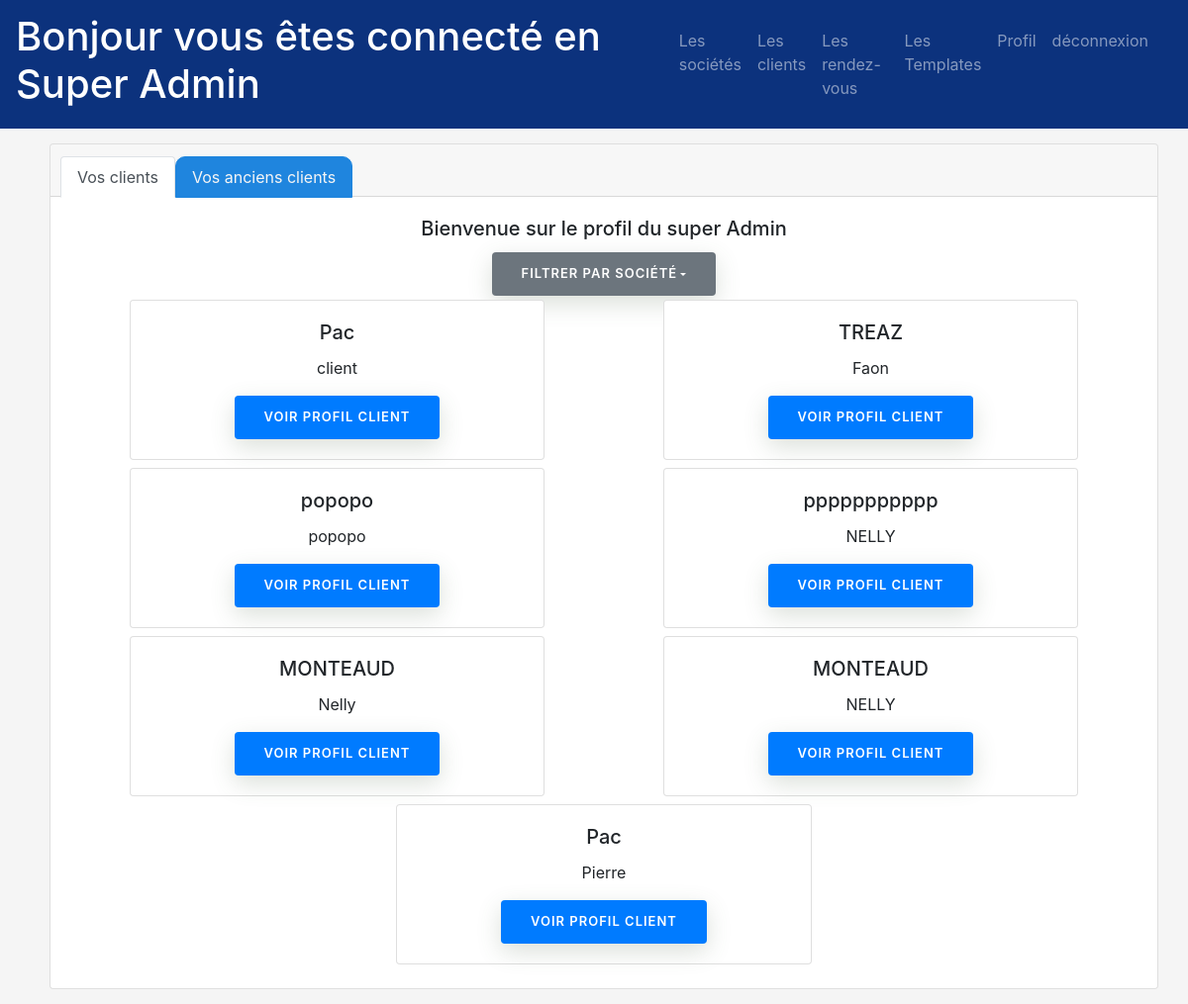
/ambulancesBack/clients.php (signed in), run on the app's committed database.
### tables this page shows
CREATE TABLE IF NOT EXISTS `ambu_utilisateur` (
  `user_id` int(10) NOT NULL AUTO_INCREMENT,
  `nom` text NOT NULL,
  `prenom` text NOT NULL,
  `adress` text NOT NULL,
  `zip` int(8) NOT NULL,
  `ville` text NOT NULL,
  `tel` int(12) NOT NULL,
  `mail` varchar(80) NOT NULL,
  `mdp` longtext NOT NULL,
  `profil` tinyint(2) NOT NULL DEFAULT '0',
  `anniv` date DEFAULT NULL,
  `fk_societe` int(9) DEFAULT NULL,
  `active` tinyint(1) NOT NULL DEFAULT '1',
  PRIMARY KEY (`user_id`),
  KEY `fk_societe` (`fk_societe`)
);

### ambulancesBack/clients.php (the view, shortened to what this page needs)
<?php
require "include/content/head.php";
?>
</head>
<body>
    <nav class="top-bar navbar navbar-expand-lg navbar-dark ">
        <div class="container-fluid">
            <a class="navbar-brand" href="index.php">
                <?php
                if (isset($_SESSION['profil'])):
                    if($_SESSION['profil'] == 1):
                        ?>
                            <div class="d-inline-flex p-2 bd-highlight">
                                <img src="media/croix_ambulances.jpg" alt="croix_ambulance" style="width: 75px; height: 75px;">
                                <p class="my-auto mx-3"><h1><?= $_SESSION['societe_nom'] ?><h1></p>
                            </div>
                        <?php
                    elseif ($_SESSION['profil'] == 2):
                        echo "<h1>Bonjour vous êtes connecté en Super Admin</h1>";
                    elseif ($_SESSION['profil'] == 4):
                        echo "<h1>Bonjour vous êtes connecté en régule itinérante</h1>";
                    endif;
                else:
                    echo "<h1>Vous n'êtes pas connecté</h1>";
                endif;
                ?>
            </a>
            <?php
            if (isset($_SESSION['profil'])){
                require 'navbar/navbar.php';
            }
            ?>
            <div class="collapse navbar-collapse" id="navbarSupportedContent">
                <ul class="navbar-nav me-auto mb-2 mb-lg-0" id="top-bar-menu">
                <?php
                    if (isset($_SESSION['profil'])) {
                        require 'navbar/navbar.php';
                        if($_SESSION['profil'] == 1){
                            echo $linkTopRdv;
                            echo $linkTopClient;
                            echo $linkTopSoc;
                        } elseif($_SESSION['profil'] == 2){
                            echo $linkTopSocAdmin;
                            echo $linkTopClient;
                            echo $linkTopRdv;
                            echo $linkTopTemplate;
                        }elseif($_SESSION['profil'] == 4){
                            echo $linkTopClient;
                            echo $linkTopRdv;
                        }
                    }
                    if (!isset($_SESSION['profil'])) {
                        echo '<li class="nav-item mobile-profile display">
                                <a class="nav-link" aria-current="page" href="index.php">Connexion</a>
                            </li>';
                    } else {
                        echo '<li class="nav-item mobile-profile display">
                                <a class="nav-link" aria-current="page" href="index.php">Profil</a>
                            </li>';
                        echo '<li class="nav-item mobile-profile display">
                                <form action="include/deconnexion.php" method="post">
                                    <input type="submit" class="nav-link nav-link-btn" name="deconnexion" value="déconnexion"></input>
                                </form>
                            </li>';
                    }
                    ?>
                </ul>
            </div>
                <?php
                if (!isset($_SESSION['profil'])){
                    require 'navbar/navbar.php';
                    echo $btnConnexion;
                } else {
                    require 'navbar/navbar.php';
                }
                ?>
        </nav>
                            <?php
                            if (isset($_SESSION['profil'])){
                                require 'navbar/navbar.php';
                            }
                            ?>
            <?php
            if(isset($_SESSION['logged'])):
                    ?><div class="main padding" id="main"><?php
                else:
                    ?><div class="main" id="main"><?php
                endif;
                if (isset($_SESSION['profil'])):
                    (isset($triClient) == NULL) ? $triClient = '' : "";
                    (isset($_POST['triClient']))? $triClient = 'AND `fk_societe` = '.$_POST['id_societe']:$triClient = '';
                    $client = 0;
                    if(isset($_POST['triOldClient'])){
                        $triClient = 'AND `fk_societe` ='.$_POST['id_societe'];
                        $client = 2;
                    } else{
                        $triClient = '';
                    }
                    if($client == 0):
                            require 'client/infoClients.php';
                            if($_SESSION['profil'] == 1):
                                echo navClient($client);
                                ?>
                                    <div class="card-body">
                                    <h5 class="card-title">Bienvenue sur le profil du super Admin </h5>
                                    <div class="row">
                                <?php
                                foreach(allClients($_SESSION['id_societe'], 1) as $dataclients){
                                    require "client/cardAllClients.php";
                                }
                                ?>
                                    </div>
                                <?php
                            elseif($_SESSION['profil'] == 2 || $_SESSION['profil'] == 4):
                                echo navClient($client);
                                ?>
                                    <div class="card-body">
                                        <?php if($_SESSION['profil'] == 2): ?>
                                        <h5 class="card-title">Bienvenue sur le profil du super Admin </h5>
                                        <?php else: ?>
                                        <h5 class="card-title">Bienvenue sur le profil de la régule itinérante </h5>
                                        <?php endif; ?>
                                    <div class="dropdown">
                                        <button class="btn btn-secondary dropdown-toggle" type="button" id="dropdownMenuButton1" data-bs-toggle="dropdown" aria-expanded="false">
                                            Filtrer par société
                                        </button>
                                    </div>
                                    <div class="row mx-auto">
                                <?php
                                foreach(allClientsSAdmin(1, $triClient) as $dataclients){
                                    require "client/cardAllClients.php";
                                }
                                ?>
                                    </div>
                                <?php
                            endif;
                    endif;
                            ?>
                                <?php
                endif;
                ?>
            </div>
        </div>
    </div>
<?php
require "include/content/footer.php";
?>

### ambulancesBack/client/cardAllClients.php (shortened to what this page needs)
<div class="col-sm-12 col-md-5 my-1 mx-auto">
  <div class="card">
    <div class="card-body">
      <h5 class="card-title"><?=$dataclients['nom']?></h5>
      <p class="card-text"><?=$dataclients['prenom']?></p>
      <form method="post" action="">
        <input type="submit" class="btn btn-primary" value="Voir Profil Client" name="modifClients">
      </form>
    </div>
  </div>
</div>

### ambulancesBack/template/assets/theme_2.css (style rules this page uses)
body { background-color: whitesmoke; }

### ambulancesBack/template/assets/style_template.css (style rules this page uses)
:root { --primary-theme_1: #0c327d; --secondary-theme_1: #021c4d; --tertiary-theme_1: #c0c6ca; --box-shadow-theme_1: 2.8px 2.8px 2.2px rgba(0, 0, 0, 0.02), 6.7px 6.7px 5.3px rgba(0, 0, 0, 0.028), 12.5px 12.5px 10px rgba(0, 0, 0, 0.035), 22.3px 22.3px 17.9px rgba(0, 0, 0, 0.042), 41.8px 41.8px 33.4px rgba(0, 0, 0, 0.05), 100px 100px 80px rgba(0, 0, 0, 0.07); --primary-theme_2: #0e278c; --tertiary-theme_2: #c0c6ca; --secondary-theme_2: #2b4ed9; --primary-theme_3: #0e278c; --secondary-theme_3: #2b4ed9; --tertiary-theme_3: #c0c6ca; }
.container-fluid { display: grid; width: 100vw; grid-auto-rows: 100px; grid-template-columns: 9% 9% 9% 9% 9% 9% 9% 9% 9% 9% 9%; grid-template-rows: 20px repeat(); color: black; position: relative; padding-left: 0 !important; padding-right: 0 !important; }
@media screen and (min-width: 700px) { .container-fluid { width: 90vw; margin-left: 5vw; grid-template-rows: auto; } }

### ambulancesBack/style.css (style rules this page uses)
body { background-color: whitesmoke; }
.top-bar { min-height: 100px; z-index: 10; background-color: #0c327d; }
.nav-link-btn { color: rgba(255,255,255,.5); background-color: #0c327d; border: #0c327d; }
* { white-space: normal; }
@media screen and (min-width: 700px) { #main { margin: 15px 50px; width: calc(100% - 80px); } }
.btn { border-radius: 4px; height: 44px; font-size: 13px; font-weight: 600; text-transform: uppercase; -webkit-transition: all 200ms linear; transition: all 200ms linear; padding: 0 30px; letter-spacing: 1px; display: -webkit-inline-flex; display: -ms-inline-flexbox; display: inline-flex; -webkit-align-items: center; -moz-align-items: center; -ms-align-items: center; align-items: center; -webkit-justify-content: center; -moz-justify-content: center; -ms-justify-content: center; justify-content: center; -ms-flex-pack: center; text-align: center; border: none; box-shadow: 0 8px 24px 0 rgba(74, 98, 68, .2); }

### data on the page
ambu_utilisateur: nom "Pac", prenom "client"
ambu_utilisateur: nom "TREAZ", prenom "Faon"
ambu_utilisateur: nom "popopo", prenom "popopo"
ambu_utilisateur: nom "ppppppppppp", prenom "NELLY"
ambu_utilisateur: nom "MONTEAUD", prenom "Nelly"
ambu_utilisateur: nom "MONTEAUD", prenom "NELLY"
ambu_utilisateur: nom "Pac", prenom "Pierre"
